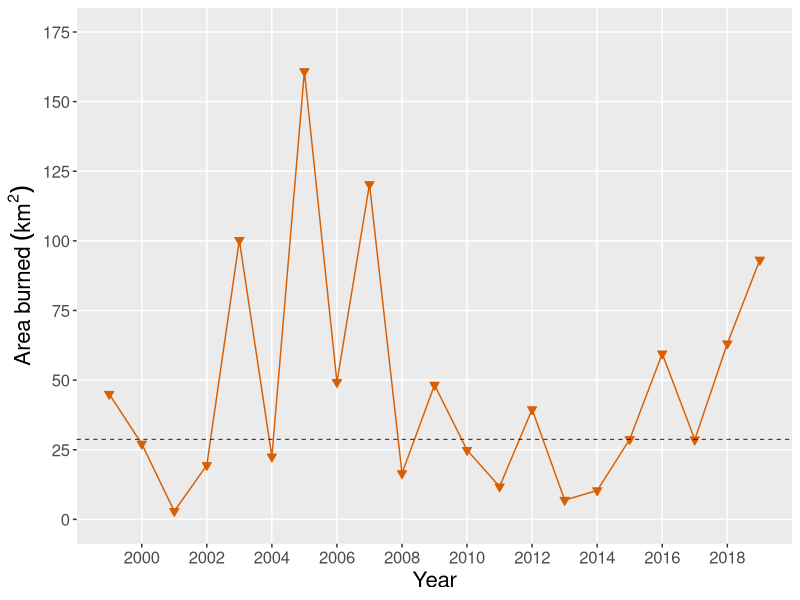

Source code (R):
## Graph of Annual Area Burned, 
## State of Hawaii, 1999-2019
## Paul C. Selmants
## R version 3.6.1
## 2019-10-26

# Set working directory to "Fire" folder in HI_Model
# GitHub repository (https://github.com/selmants/HI_Model)

## This R script is dependent on output from Fire_probabilities.R script ## 

# load ggplot2 version 3.2.0
library(ggplot2)
# load dplyr version 0.8.3
library(dplyr)

# read statewide annual burned area data into R
data <- read.csv('AnnualFire.csv', stringsAsFactors = FALSE) 

# sum burned area statewide by year
statewide <- data %>%
	group_by(year) %>%
	summarize(burnarea_km2 = sum(burnarea_km2)) %>%
	as.data.frame()

# make line graph of annual area burned
p <- ggplot(statewide, aes(year, burnarea_km2)) +
	geom_line(color = "#D95F02", size = 0.5) +
	geom_point(color = "#D95F02", size = 2, shape = 25, fill = "#D95F02") +
	xlab("Year") +
	ylab(expression(Area~burned~(km^{2}))) +
	scale_x_continuous(limits = c(1999, 2019), breaks = seq(2000, 2018, 2)) +
	scale_y_continuous(limits = c(0, 175), breaks = seq(0, 175, 25)) +
	geom_hline(aes(yintercept=28.75), linetype="dashed", size = 0.3) +
	theme(panel.grid.minor=element_blank()) +
	theme(axis.title.x = element_text(size = 16),
          axis.text.x  = element_text(size = 12)) +
	theme(axis.title.y = element_text(size = 16),
          axis.text.y  = element_text(size = 12))

ggsave("./data/processed/HI_AnnualAreaBurned.png", width = 7, height = 3.5)